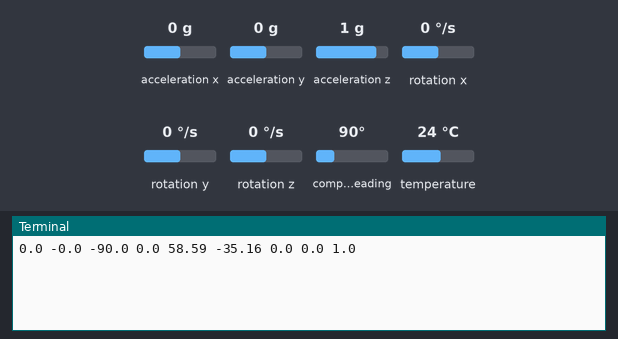
Recording of a program running on a simulated Raspberry Pi (BCM pin numbers). Parts: the last lines printed to the terminal. The inputs (shaded band) are chosen by the test bench; at power-on: acceleration x 0 g, acceleration y 0 g, acceleration z 1 g, compass heading 90°, rotation x 0 °/s, rotation y 0 °/s, rotation z 0 °/s, temperature 24 °C. Files the program writes start out absent; library files of the repository ran but are not shown: MPU9250.py.

Above: at 1.2 s.
1.3 s: acceleration x set to -1.4 g
At 1.7 s:
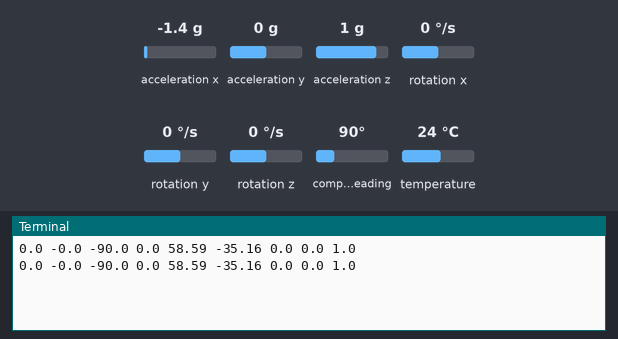
2.8 s: acceleration y set to -1.4 g
At 2.8 s:
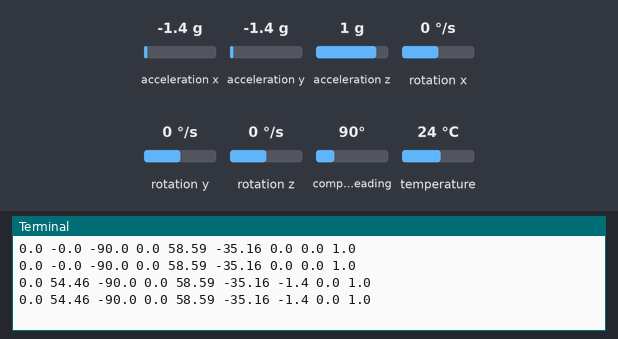
4.3 s: acceleration z set to -1.4 g
At 5.2 s:
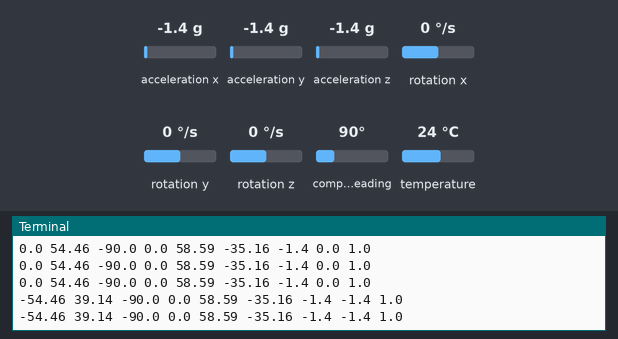
5.8 s: compass heading set to 7°
At 6.5 s:
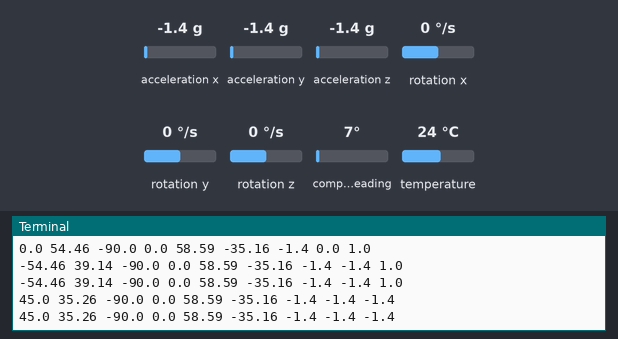
Timing chart, 0 to 8.3 s (numbered marks = the images above; inputs shaded):
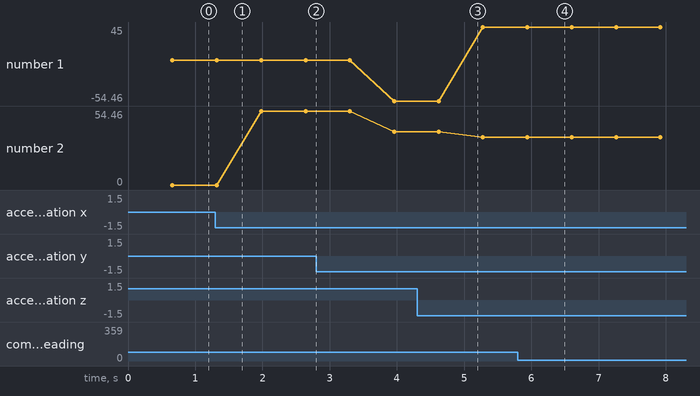

The program:

mpu.py
```python
import time
import math
import re
import sys
import RPi.GPIO as GPIO
from MPU9250 import MPU9250
from RollPitchYaw import RollPitchYaw
def start():
	mpu = MPU9250()
	mpu.ready()
	rpy = RollPitchYaw()
mpu = MPU9250()
mpu.ready()
rpy = RollPitchYaw()
while True:
 try:
  with open("/boot/cansat/database/mpu.txt", "w") as f:
   while True:
    accel = mpu.readAccel()
    gyro = mpu.readGyro()
    temp = mpu.readTemp()
    magnet = mpu.readMagnet()
    roll = rpy.calcRoll(accel)
    pitch = rpy.calcPitch(accel)
    yaw = rpy.calcYaw(magnet, roll, pitch)
    all =  str(round(math.degrees(roll),2)) + " " + str(round(math.degrees(pitch),2)) + " " + str(round(math.degrees(yaw),2)) + " " + str(round(magnet[0],2)) + " " + str(round(magnet[1],2)) + " " + str(round(magnet[2],2)) + " " + str(round(accel[0],2)) + " " + str(round(accel[1],2)) + " " + str(round(accel[2],2))
    f.seek(0)
    f.write(all)
    f.truncate()
    time.sleep(0.5)
    print all
  if __name__ == '__main__':
    main()
 except:
	while True:
		try:
			start()
			break
		except:
			pass
	pass
```

RollPitchYaw.py
```python
import math
import numpy as np
class RollPitchYaw():
    def calcRoll(self, accel):
        x = accel[0]
        y = accel[1]
        z = accel[2]
        try:
            phi = math.atan(y / z)
        except:
            if y > 0:
                phi = 1.0
            else:
                phi = -1.0
        return phi
    def calcPitch(self, accel):
        x = accel[0]
        y = accel[1]
        z = accel[2]
        try:
            theta = math.atan(-x / math.sqrt(y * y + z * z))
        except:
            if x > 0:
                theta = -1.0
            else:
                theta = 1.0
        return theta
    def calcYaw(self, magnet, roll, pitch):
        magX = magnet[0]
        magY = magnet[1]
        magZ = magnet[2]
        rowX = magX
        rowY = -magY
        rowZ = -magZ
        row = np.matrix([[rowX], [rowY], [rowZ]])
        A = np.matrix([\
            [math.cos(roll), math.sin(roll) * math.sin(pitch), math.cos(pitch) * math.sin(roll)]\
            , [0, math.cos(pitch), -math.sin(pitch)]\
            , [-math.sin(roll), math.sin(pitch) * math.cos(roll), math.cos(roll) * math.cos(pitch)]\
            ])
        calib = A * row
        calibX = row[0]
        calibY = row[1]
        calibZ = row[2]
        try:
            yaw = math.atan(calibY / calibX)
        except:
            if calibY > 0:
                yaw = 1.0
            else:
                yaw = -1.0
        return yaw
```

Measured:
- plotted number 1: 0 → -54.46 after the input at 2.8 s, -54.46 → 45 after the input at 4.3 s
- plotted number 2: 0 → 54.46 after the input at 1.3 s, 54.46 → 39.14 after the input at 2.8 s, 39.14 → 35.26 after the input at 4.3 s
